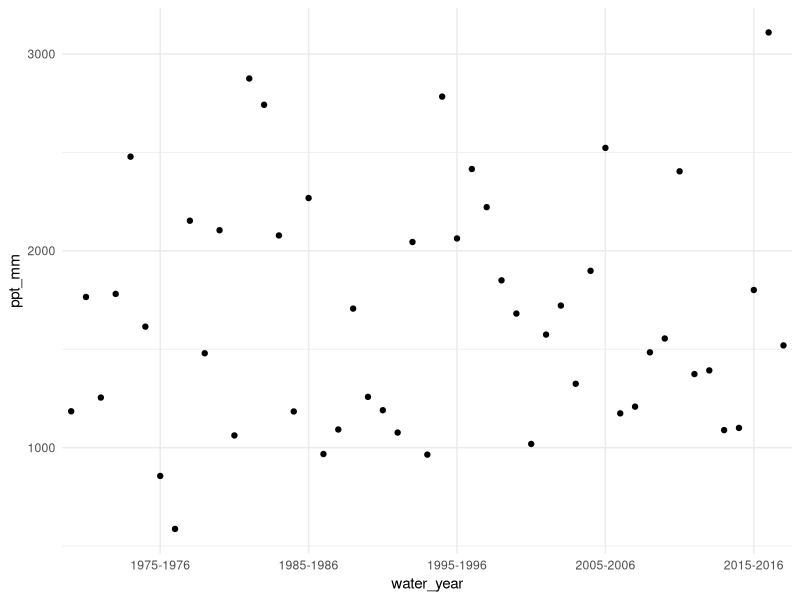
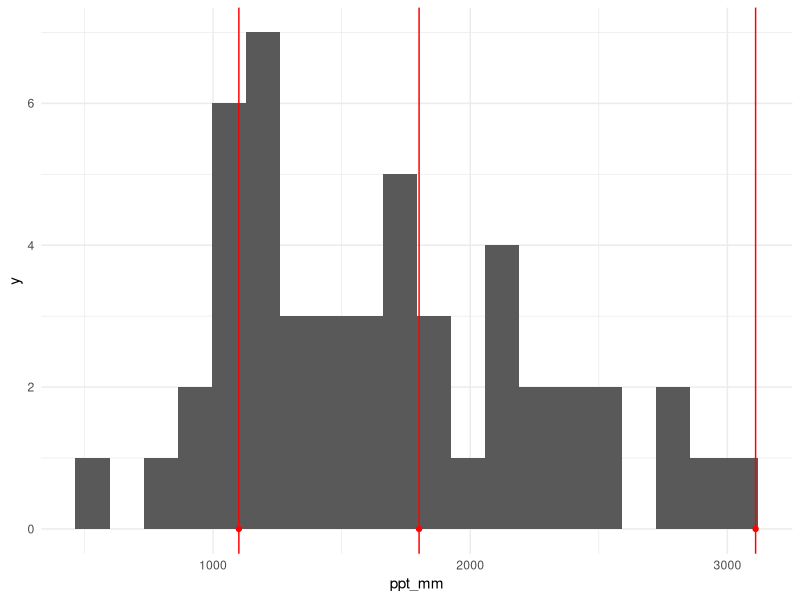

Write the R code that produced these figures, in order. (Note: this script raises an error after producing the figures.)
## ---- chunk 1
require(tidyverse)
require(lubridate)
## ---- chunk 2
setwd("~/Shrubs-Seedlings/code/Simulations/parameter_dev/precip_PRISM/")
df <- read_csv("../../../../data/PRISM/PRISM_ppt_stable_4km_197001_201901_39.2267_-120.6117.csv", skip = 10, col_types = cols(Date = col_date(format = "%Y-%m"), `ppt (mm)` = col_double()))
head(df)
## ---- chunk 3
df <- df %>% 
  rename(ppt_mm = `ppt (mm)`)
## ---- chunk 4
df <- df %>% 
  mutate(Month = month(Date), Year = year(Date)) %>% 
  mutate(water_year = case_when(
    Month %in% c(1:8) ~ paste(Year-1, Year, sep = "-"),
    Month %in% c(9:12) ~ paste(Year, Year+1, sep = "-")
  )) %>% 
  group_by(water_year) %>% 
  summarize(ppt_mm = sum(ppt_mm)) %>% 
  ungroup()
df
## ---- chunk 5
df <- df %>% 
  filter(water_year != "2018-2019")
## ---- chunk 6
ggplot(df, aes(x = water_year, y= ppt_mm))+
  geom_point()+
  scale_x_discrete(breaks = c("1975-1976", "1985-1986", "1995-1996", "2005-2006", "2015-2016"))+
  theme_minimal()
## ---- chunk 7
study_years <- c("2014-2015", "2015-2016", "2016-2017")
## ---- chunk 8
study_ppt <- df %>% filter(water_year %in% study_years) %>% dplyr::select(ppt_mm) %>% unlist()

ggplot(df)+
  geom_histogram(aes(ppt_mm), bins = 20)+
  theme_minimal()+
  geom_point(data = df %>% filter(water_year %in% study_years), aes(x = ppt_mm, y = 0), col = "red")+
  geom_vline(xintercept = study_ppt, color = "red")

df %>% filter(water_year %in% study_years) %>% dplyr::select(water_year, ppt_mm)
## ---- chunk 9
study_year_ppt <- df %>% 
  filter(water_year %in% study_years) 
study_year_ppt

df <- df %>% 
  mutate(dist2015 = (abs(unlist(study_year_ppt[1,2])-ppt_mm))) %>% 
  mutate(dist2016 = (abs(unlist(study_year_ppt[2,2])-ppt_mm))) %>% 
  mutate(dist2017 = (abs(unlist(study_year_ppt[3,2])-ppt_mm)))

df <- df %>% 
  group_by(water_year) %>% 
  mutate(mindist = min(dist2015, dist2016, dist2017)) %>% 
  mutate(min_year = case_when(
    mindist == dist2015 ~ "2014-2015",
    mindist == dist2016 ~ "2015-2016",
    mindist == dist2017 ~ "2016-2017"
  )) 

df %>% 
  filter(min_year == "2016-2017")
df %>% 
  filter(water_year == "2016-2017")

## ---- chunk 10
df %>% 
  group_by(min_year) %>% 
  summarize(n = n()) %>% 
  mutate(proportion = n/sum(n)) %>% 
  mutate(cumsum = cumsum(proportion))
## ---- chunk 11
df <- df %>% 
  dplyr::select(water_year, min_year) %>% 
  mutate(min_year = substr(min_year, 6, 9))
df
## ---- chunk 12
save(df, file = "~/Shrubs-Seedlings/data/PRISM/clean_1970-present.Rdata")
